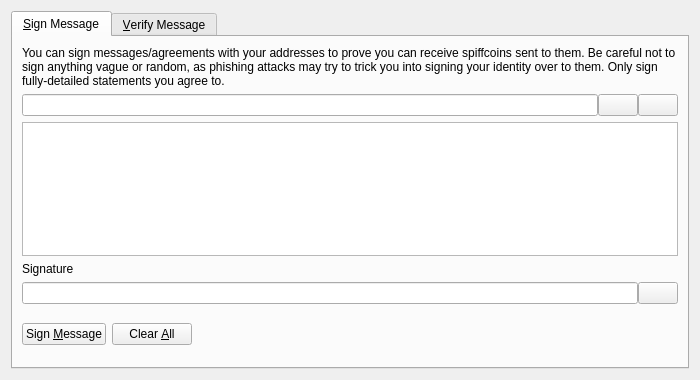
<?xml version="1.0" encoding="UTF-8"?>
<ui version="4.0">
 <class>SignVerifyMessageDialog</class>
 <widget class="QDialog" name="SignVerifyMessageDialog">
  <property name="geometry">
   <rect>
    <x>0</x>
    <y>0</y>
    <width>700</width>
    <height>380</height>
   </rect>
  </property>
  <property name="windowTitle">
   <string>Signatures - Sign / Verify a Message</string>
  </property>
  <property name="modal">
   <bool>true</bool>
  </property>
  <layout class="QVBoxLayout" name="verticalLayout">
   <item>
    <widget class="QTabWidget" name="tabWidget">
     <property name="currentIndex">
      <number>0</number>
     </property>
     <widget class="QWidget" name="tabSignMessage">
      <attribute name="title">
       <string>&amp;Sign Message</string>
      </attribute>
      <layout class="QVBoxLayout" name="verticalLayout_SM">
       <item>
        <widget class="QLabel" name="infoLabel_SM">
         <property name="text">
          <string>You can sign messages/agreements with your addresses to prove you can receive spiffcoins sent to them. Be careful not to sign anything vague or random, as phishing attacks may try to trick you into signing your identity over to them. Only sign fully-detailed statements you agree to.</string>
         </property>
         <property name="textFormat">
          <enum>Qt::PlainText</enum>
         </property>
         <property name="wordWrap">
          <bool>true</bool>
         </property>
        </widget>
       </item>
       <item>
        <layout class="QHBoxLayout" name="horizontalLayout_1_SM">
         <property name="spacing">
          <number>0</number>
         </property>
         <item>
          <widget class="QValidatedLineEdit" name="addressIn_SM">
           <property name="toolTip">
            <string>The spiffcoin address to sign the message with</string>
           </property>
          </widget>
         </item>
         <item>
          <widget class="QPushButton" name="addressBookButton_SM">
           <property name="toolTip">
            <string>Choose previously used address</string>
           </property>
           <property name="text">
            <string/>
           </property>
           <property name="icon">
            <iconset resource="../bitcoin.qrc">
             <normaloff>:/icons/address-book</normaloff>:/icons/address-book</iconset>
           </property>
           <property name="shortcut">
            <string>Alt+A</string>
           </property>
           <property name="autoDefault">
            <bool>false</bool>
           </property>
          </widget>
         </item>
         <item>
          <widget class="QPushButton" name="pasteButton_SM">
           <property name="toolTip">
            <string>Paste address from clipboard</string>
           </property>
           <property name="text">
            <string/>
           </property>
           <property name="icon">
            <iconset resource="../bitcoin.qrc">
             <normaloff>:/icons/editpaste</normaloff>:/icons/editpaste</iconset>
           </property>
           <property name="shortcut">
            <string>Alt+P</string>
           </property>
           <property name="autoDefault">
            <bool>false</bool>
           </property>
          </widget>
         </item>
        </layout>
       </item>
       <item>
        <widget class="QPlainTextEdit" name="messageIn_SM">
         <property name="toolTip">
          <string>Enter the message you want to sign here</string>
         </property>
        </widget>
       </item>
       <item>
        <widget class="QLabel" name="signatureLabel_SM">
         <property name="text">
          <string>Signature</string>
         </property>
         <property name="textFormat">
          <enum>Qt::PlainText</enum>
         </property>
        </widget>
       </item>
       <item>
        <layout class="QHBoxLayout" name="horizontalLayout_2_SM">
         <property name="spacing">
          <number>0</number>
         </property>
         <item>
          <widget class="QLineEdit" name="signatureOut_SM">
           <property name="font">
            <font>
             <italic>true</italic>
            </font>
           </property>
           <property name="readOnly">
            <bool>true</bool>
           </property>
          </widget>
         </item>
         <item>
          <widget class="QPushButton" name="copySignatureButton_SM">
           <property name="toolTip">
            <string>Copy the current signature to the system clipboard</string>
           </property>
           <property name="text">
            <string/>
           </property>
           <property name="icon">
            <iconset resource="../bitcoin.qrc">
             <normaloff>:/icons/editcopy</normaloff>:/icons/editcopy</iconset>
           </property>
           <property name="autoDefault">
            <bool>false</bool>
           </property>
          </widget>
         </item>
        </layout>
       </item>
       <item>
        <layout class="QHBoxLayout" name="horizontalLayout_3_SM">
         <item>
          <widget class="QPushButton" name="signMessageButton_SM">
           <property name="toolTip">
            <string>Sign the message to prove you own this spiffcoin address</string>
           </property>
           <property name="text">
            <string>Sign &amp;Message</string>
           </property>
           <property name="icon">
            <iconset resource="../bitcoin.qrc">
             <normaloff>:/icons/edit</normaloff>:/icons/edit</iconset>
           </property>
           <property name="autoDefault">
            <bool>false</bool>
           </property>
          </widget>
         </item>
         <item>
          <widget class="QPushButton" name="clearButton_SM">
           <property name="toolTip">
            <string>Reset all sign message fields</string>
           </property>
           <property name="text">
            <string>Clear &amp;All</string>
           </property>
           <property name="icon">
            <iconset resource="../bitcoin.qrc">
             <normaloff>:/icons/remove</normaloff>:/icons/remove</iconset>
           </property>
           <property name="autoDefault">
            <bool>false</bool>
           </property>
          </widget>
         </item>
         <item>
          <spacer name="horizontalSpacer_1_SM">
           <property name="orientation">
            <enum>Qt::Horizontal</enum>
           </property>
           <property name="sizeHint" stdset="0">
            <size>
             <width>40</width>
             <height>48</height>
            </size>
           </property>
          </spacer>
         </item>
         <item>
          <widget class="QLabel" name="statusLabel_SM">
           <property name="font">
            <font>
             <weight>75</weight>
             <bold>true</bold>
            </font>
           </property>
           <property name="text">
            <string/>
           </property>
           <property name="wordWrap">
            <bool>true</bool>
           </property>
          </widget>
         </item>
         <item>
          <spacer name="horizontalSpacer_2_SM">
           <property name="orientation">
            <enum>Qt::Horizontal</enum>
           </property>
           <property name="sizeHint" stdset="0">
            <size>
             <width>40</width>
             <height>48</height>
            </size>
           </property>
          </spacer>
         </item>
        </layout>
       </item>
      </layout>
     </widget>
     <widget class="QWidget" name="tabVerifyMessage">
      <attribute name="title">
       <string>&amp;Verify Message</string>
      </attribute>
      <layout class="QVBoxLayout" name="verticalLayout_VM">
       <item>
        <widget class="QLabel" name="infoLabel_VM">
         <property name="text">
          <string>Enter the receiver's address, message (ensure you copy line breaks, spaces, tabs, etc. exactly) and signature below to verify the message. Be careful not to read more into the signature than what is in the signed message itself, to avoid being tricked by a man-in-the-middle attack. Note that this only proves the signing party receives with the address, it cannot prove sendership of any transaction!</string>
         </property>
         <property name="textFormat">
          <enum>Qt::PlainText</enum>
         </property>
         <property name="alignment">
          <set>Qt::AlignLeading|Qt::AlignLeft|Qt::AlignTop</set>
         </property>
         <property name="wordWrap">
          <bool>true</bool>
         </property>
        </widget>
       </item>
       <item>
        <layout class="QHBoxLayout" name="horizontalLayout_1_VM">
         <property name="spacing">
          <number>0</number>
         </property>
         <item>
          <widget class="QValidatedLineEdit" name="addressIn_VM">
           <property name="toolTip">
            <string>The spiffcoin address the message was signed with</string>
           </property>
          </widget>
         </item>
         <item>
          <widget class="QPushButton" name="addressBookButton_VM">
           <property name="toolTip">
            <string>Choose previously used address</string>
           </property>
           <property name="text">
            <string/>
           </property>
           <property name="icon">
            <iconset resource="../bitcoin.qrc">
             <normaloff>:/icons/address-book</normaloff>:/icons/address-book</iconset>
           </property>
           <property name="shortcut">
            <string>Alt+A</string>
           </property>
           <property name="autoDefault">
            <bool>false</bool>
           </property>
          </widget>
         </item>
        </layout>
       </item>
       <item>
        <widget class="QPlainTextEdit" name="messageIn_VM"/>
       </item>
       <item>
        <widget class="QValidatedLineEdit" name="signatureIn_VM"/>
       </item>
       <item>
        <layout class="QHBoxLayout" name="horizontalLayout_2_VM">
         <item>
          <widget class="QPushButton" name="verifyMessageButton_VM">
           <property name="toolTip">
            <string>Verify the message to ensure it was signed with the specified spiffcoin address</string>
           </property>
           <property name="text">
            <string>Verify &amp;Message</string>
           </property>
           <property name="icon">
            <iconset resource="../bitcoin.qrc">
             <normaloff>:/icons/transaction_0</normaloff>:/icons/transaction_0</iconset>
           </property>
           <property name="autoDefault">
            <bool>false</bool>
           </property>
          </widget>
         </item>
         <item>
          <widget class="QPushButton" name="clearButton_VM">
           <property name="toolTip">
            <string>Reset all verify message fields</string>
           </property>
           <property name="text">
            <string>Clear &amp;All</string>
           </property>
           <property name="icon">
            <iconset resource="../bitcoin.qrc">
             <normaloff>:/icons/remove</normaloff>:/icons/remove</iconset>
           </property>
           <property name="autoDefault">
            <bool>false</bool>
           </property>
          </widget>
         </item>
         <item>
          <spacer name="horizontalSpacer_1_VM">
           <property name="orientation">
            <enum>Qt::Horizontal</enum>
           </property>
           <property name="sizeHint" stdset="0">
            <size>
             <width>40</width>
             <height>48</height>
            </size>
           </property>
          </spacer>
         </item>
         <item>
          <widget class="QLabel" name="statusLabel_VM">
           <property name="font">
            <font>
             <weight>75</weight>
             <bold>true</bold>
            </font>
           </property>
           <property name="text">
            <string/>
           </property>
           <property name="wordWrap">
            <bool>true</bool>
           </property>
          </widget>
         </item>
         <item>
          <spacer name="horizontalSpacer_2_VM">
           <property name="orientation">
            <enum>Qt::Horizontal</enum>
           </property>
           <property name="sizeHint" stdset="0">
            <size>
             <width>40</width>
             <height>48</height>
            </size>
           </property>
          </spacer>
         </item>
        </layout>
       </item>
      </layout>
     </widget>
    </widget>
   </item>
  </layout>
 </widget>
 <customwidgets>
  <customwidget>
   <class>QValidatedLineEdit</class>
   <extends>QLineEdit</extends>
   <header>qvalidatedlineedit.h</header>
  </customwidget>
 </customwidgets>
 <resources>
  <include location="../bitcoin.qrc"/>
 </resources>
 <connections/>
</ui>
